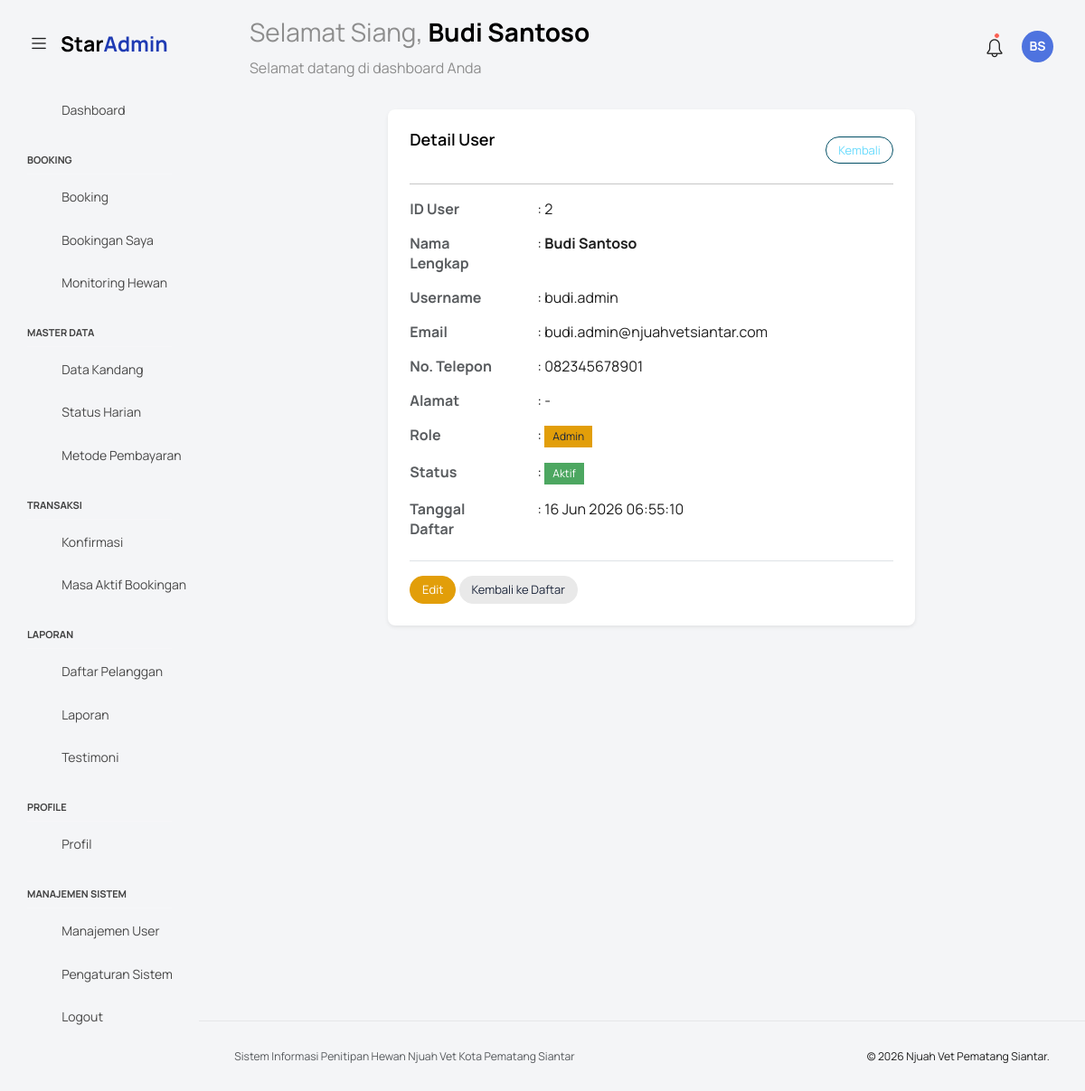
The page /users/detail.php?id=2 (signed in) on the database its author committed.
### tables this page shows
CREATE TABLE `users` (
  `id_user` int(11) NOT NULL,
  `nama_lengkap` varchar(100) NOT NULL COMMENT 'Nama lengkap pengguna',
  `username` varchar(50) DEFAULT NULL COMMENT 'Username unik, wajib untuk Admin',
  `email` varchar(150) NOT NULL COMMENT 'Email untuk login & notifikasi',
  `password` varchar(255) NOT NULL COMMENT 'Password terenkripsi (bcrypt)',
  `no_telp` varchar(15) NOT NULL COMMENT 'Nomor WhatsApp / telepon aktif',
  `alamat` text DEFAULT NULL COMMENT 'Alamat lengkap (khusus Pelanggan)',
  `foto_profil` varchar(255) DEFAULT NULL COMMENT 'Path/URL foto profil',
  `role` enum('Super Admin','Admin','Pelanggan') NOT NULL DEFAULT 'Pelanggan' COMMENT 'Hak akses pengguna dalam sistem',
  `status_akun` enum('Aktif','Nonaktif') NOT NULL DEFAULT 'Aktif' COMMENT 'Status keaktifan akun',
  `created_at` datetime NOT NULL DEFAULT current_timestamp(),
  `updated_at` datetime NOT NULL DEFAULT current_timestamp() ON UPDATE current_timestamp()
);

### users/detail.php (the view, shortened to what this page needs)
<?php
require_once __DIR__ . '/../koneksi.php';
$id_user = filter_var($_GET['id'] ?? 0, FILTER_VALIDATE_INT);
$query = "SELECT * FROM users WHERE id_user = $id_user";
$res = mysqli_query($koneksi, $query);
$data = mysqli_fetch_assoc($res);
require '../templates/header.php';
require '../templates/navbar.php';
require '../templates/sidebar.php';
?>
<div class="main-panel">
    <div class="content-wrapper">
        <div class="row">
            <div class="col-md-8 offset-md-2 grid-margin stretch-card">
                <div class="card card-rounded shadow-sm">
                    <div class="card-body">
                        <div class="d-flex justify-content-between align-items-center mb-3">
                            <h4 class="card-title">Detail User</h4>
                            <a href="index.php" class="btn btn-outline-secondary btn-sm">Kembali</a>
                        </div>
                        <hr>
                        <div class="row mb-3">
                            <div class="col-md-3 fw-bold text-muted">ID User</div>
                            <div class="col-md-9">: <?= $data['id_user'] ?></div>
                        </div>
                        <div class="row mb-3">
                            <div class="col-md-3 fw-bold text-muted">Nama Lengkap</div>
                            <div class="col-md-9">: <strong><?= htmlspecialchars($data['nama_lengkap']) ?></strong></div>
                        </div>
                        <div class="row mb-3">
                            <div class="col-md-3 fw-bold text-muted">Username</div>
                            <div class="col-md-9">: <?= htmlspecialchars($data['username'] ?? '-') ?></div>
                        </div>
                        <div class="row mb-3">
                            <div class="col-md-3 fw-bold text-muted">Email</div>
                            <div class="col-md-9">: <?= htmlspecialchars($data['email']) ?></div>
                        </div>
                        <div class="row mb-3">
                            <div class="col-md-3 fw-bold text-muted">No. Telepon</div>
                            <div class="col-md-9">: <?= htmlspecialchars($data['no_telp']) ?></div>
                        </div>
                        <div class="row mb-3">
                            <div class="col-md-3 fw-bold text-muted">Alamat</div>
                            <div class="col-md-9">: <?= htmlspecialchars($data['alamat'] ?? '-') ?></div>
                        </div>
                        <div class="row mb-3">
                            <div class="col-md-3 fw-bold text-muted">Role</div>
                            <div class="col-md-9">:
                                <?php
                                $badge_role = 'bg-secondary';
                                if ($data['role'] == 'Super Admin') $badge_role = 'bg-danger';
                                elseif ($data['role'] == 'Admin') $badge_role = 'bg-warning text-dark';
                                elseif ($data['role'] == 'Pelanggan') $badge_role = 'bg-info';
                                ?>
                                <span class="badge <?= $badge_role; ?>"><?= $data['role']; ?></span>
                            </div>
                        </div>
                        <div class="row mb-3">
                            <div class="col-md-3 fw-bold text-muted">Status</div>
                            <div class="col-md-9">:
                                <?php if ($data['status_akun'] == 'Aktif'): ?>
                                    <span class="badge bg-success">Aktif</span>
                                <?php else: ?>
                                    <span class="badge bg-danger">Nonaktif</span>
                                <?php endif; ?>
                            </div>
                        </div>
                        <div class="row mb-3">
                            <div class="col-md-3 fw-bold text-muted">Tanggal Daftar</div>
                            <div class="col-md-9">: <?= date('d M Y H:i:s', strtotime($data['created_at'])) ?></div>
                        </div>
                        <div class="mt-4 pt-3 border-top">
                            <a href="edit.php?id=<?= $data['id_user']; ?>" class="btn btn-warning text-white btn-sm">Edit</a>
                            <a href="index.php" class="btn btn-light btn-sm">Kembali ke Daftar</a>
                        </div>
                    </div>
                </div>
            </div>
        </div>
    </div>
    <?php require '../templates/footer.php'; ?>

### rows shown on the page
users: id_user "2", nama_lengkap "Budi Santoso", username "budi.admin", email "budi.admin@njuahvetsiantar.com", no_telp "082345678901", alamat "-", role "Admin", created_at "16 Jun 2026 06:55:10"

### other values the page prints
$sapaan "Selamat Siang"
$nama_user "Budi Santoso"
$inisial "BS"
